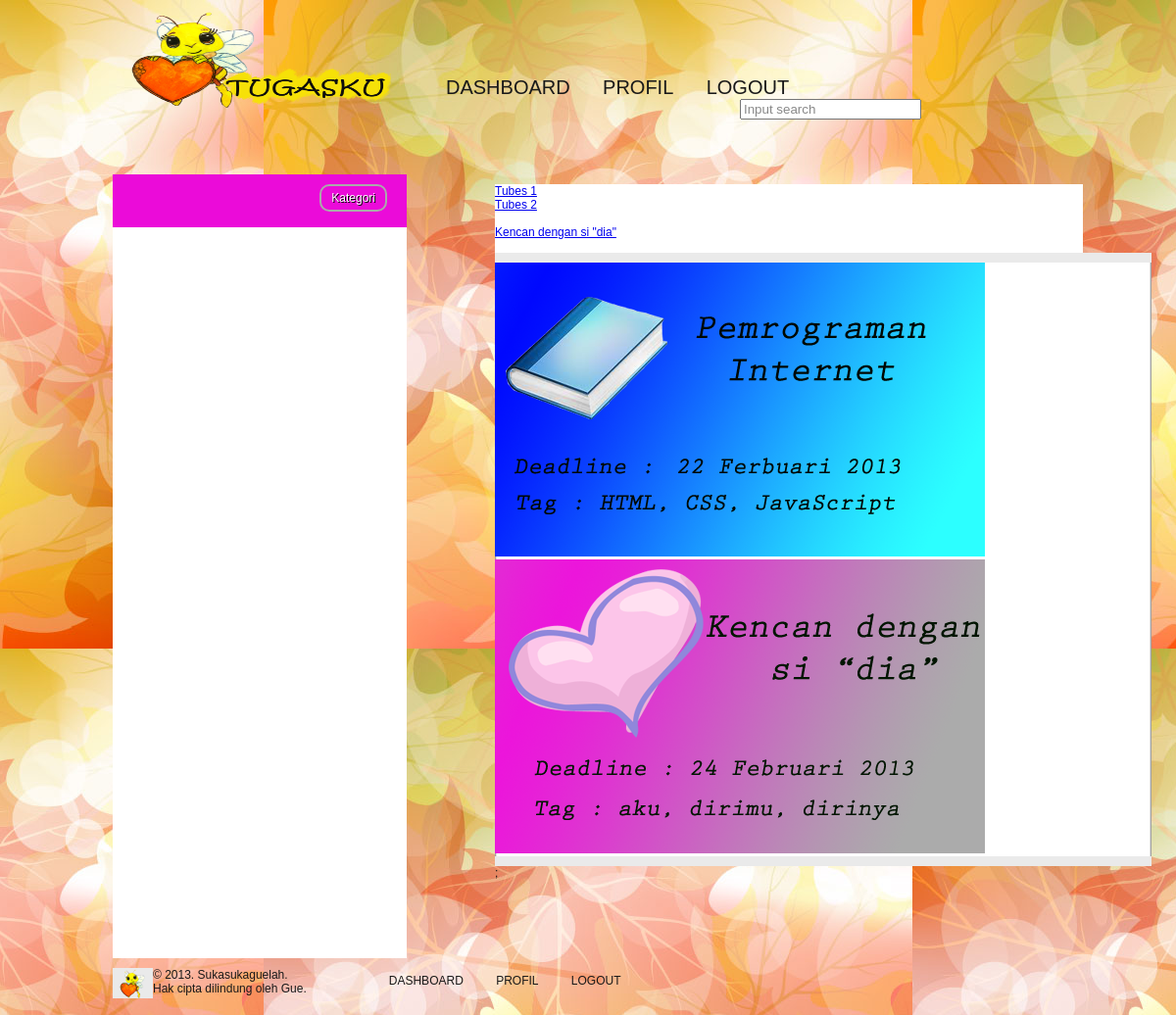
The page /dashboard.php (signed in) on the database its author committed.
### tables this page shows
CREATE TABLE IF NOT EXISTS `tasks` (
  `id` int(11) NOT NULL AUTO_INCREMENT,
  `name` varchar(50) NOT NULL,
  `creator` int(11) NOT NULL,
  `timestamp` datetime NOT NULL,
  `deadline` datetime NOT NULL,
  `category` int(11) NOT NULL,
  PRIMARY KEY (`id`),
  KEY `tasks_ibfk1` (`creator`),
  KEY `tasks_ibfk2` (`category`)
);

### dashboard.php (the view, shortened to what this page needs)
<?php
$host="localhost";
$username="progin";
$password="progin";
$db_name="progin_405_13510011";
$con=mysqli_connect($host,$username,$password,$db_name);
$result=mysqli_query($con,"SELECT DISTINCT `category` FROM `tasks`");
$cats=mysqli_num_rows($result);
?>
<!DOCTYPE html>
<html xmlns="http://www.w3.org/1999/xhtml">
	<head>
		<link rel="stylesheet" type="text/css" href="style.css" title="style1" />
		<link rel="stylesheet" type="text/css" href="style2.css" title="style2" />
	</head>
	<body id="dashboardbackground">
		<div id="wrapper">
			<div id="header">
				<div id="logo">
					<a href="dashboard.php"><img src="images/logo.png" alt="Logo" width="300" height="100" /></a>
				</div>
				<div id="menu">
					<ul>
						<li id="menudb"><a href="dashboard.php">DASHBOARD</a></li>
						<li id="menuprof"><a href="profil.php">PROFIL</a></li>
						<li id="menulo"><a href="logout.php">LOGOUT</a></li>
					</ul>
                                    <div class ="searchoption">
                                        <input class="searchbox" type="text" value="Input search" onfocus="searchFocus(this)" onblur="searchBox(this)" />
                                    </div>
                                 </div>
			</div>
			<div id="main2">
                            <div id ="dashboardcontainer">
                                <div id ="staticcomponentlist">
                                    <div class ="letterpanel">
                                    <a href="#login_form" id="login_pop">Kategori</a>
                                    </div>
                                </div>
                                <div id="rincian">
									<?php
									for ($idc=1; $idc<=$cats; $idc++) {
										echo "<div id='".$idc."'>";
										$result3=mysqli_query($con,"SELECT * FROM `tasks` WHERE category='$idc'");
										while ($task=mysqli_fetch_array($result3)) {
											echo "<a href='rinciantugas.php'>".$task['name']."</a><br />";
										}
										echo "<br /></div>";
									}
									?>
                                    <div class="atas"></div>
									<div class="tengah"><img src ="images/ProginBig.png" alt="task" />
									<img src ="images/DateBig.png" alt="tasklv" /></div>
									<div class="bawah"></div>;
								</div>
				</div>
		<div id="footer">
				<div id="little">
				</div>
				<div id="siteinfo">
					&copy; 2013. Sukasukaguelah.<br />
					Hak cipta dilindung oleh Gue.
				</div>
				<div id="botlink">
				<ul>
					<li><a href="dashboard.php">DASHBOARD</a></li>
					<li><a href="profil.php">PROFIL</a></li>
					<li><a href="javascript:void(0)" onclick="validateLogout()">LOGOUT</a></li>
				</ul>
				</div>
                </div>
		</div>
                </div>
	</body>
</html>

### style.css (style rules this page uses)
body { background: #eaeaea url('images/bg.png') repeat-x top center; font-family: Arial, sans-serif; color: #191919; font-size: 12px; margin: 0; padding: 0; }
a img { border: 0; padding: 0; margin: 0; }
#wrapper { margin: 0 auto; width: 970px; }
#header { width: 980px; height: 100px; margin: 0; padding: 10px 0 0 0; }
#logo { float: left; width: 300px; height: 50px; margin: 0 0 0 10px; padding: 0; }
#menu { float: left; width: 500px; height: 100px; padding: 68px 0 0 15px; }
#menu ul { list-style: none; margin: 0; padding: 0; }
#menu li { display: inline; font-family: Impact, sans-serif; font-size: 20px; padding: 15px; }
#menu li a { color: #191919; text-decoration: none; }
#main2 { clear : both; margin : 0; padding : 0 0 10px 0; float : left; width : 1000px; }
.atas { background: #eaeaea url('images/atas.png') no-repeat top center; width: 670px; height: 10px; }
.tengah { background: #eaeaea url('images/tengah.png') repeat-y top center; width: 670px; padding: 0; margin: 0 auto; }
.bawah { background: #eaeaea url('images/bawah.png') no-repeat top center; width: 670px; height: 10px; }
#footer { margin: 0; padding: 10px 0 0 0; clear: both; }
#little { margin: 0; background: #eaeaea url('images/logo2.png') no-repeat center center; padding: 0 0 0 10px; height: 31px; width: 31px; float: left; }
#siteinfo { float: left; color: #191919; margin: 0; padding: 0 0 10px 0; }
#botlink { float: left; padding: 6px 0 0 69px; }
#botlink ul { list-style: none; margin: 0; padding: 0; }
#botlink li { display: inline; padding: 15px; }
#botlink li a { color: #191919; text-decoration: none; }
.searchoption input { float : right; color : #888; }
#dashboardcontainer { width : 100%; }
#staticcomponentlist { background-color: #ffffff; float:left; width:30%; height : 800px; }
#rincian { background-color: #ffffff; margin : 10px; width : 600px; height : 400px; float: right; }
.letterpanel { background-color: #eb0bd9; height: 34px; padding: 10px; }
.letterpanel a#login_pop { border: 2px solid #aaa; color: #fff; display: block; float: right; margin-right: 10px; padding: 5px 10px; text-decoration: none; text-shadow: 1px 1px #000; -webkit-border-radius: 10px; -moz-border-radius: 10px; -ms-border-radius: 10px; -o-border-radius: 10px; border-radius: 10px; }
#dashboardbackground { background-image:url('images/dashboard.jpg'); background-repeat: repeat; }

### style2.css (style rules this page uses)
body { font-family: Trebuchet MS, sans-serif; color: #191919; font-size: 12px; margin: 0; padding: 0; }
a img { border: 0; padding: 0; margin: 0; }
#wrapper { margin: 0 auto; width: 1080px; }
#header { width: 980px; height: 100px; margin: 0; padding: 10px 0 0 0; }
#logo { float: left; width: 325px; height: 100px; margin: 0 0 0 0; padding: 0; }
#menu { float: left; width: 375px; height: 57px; padding: 68px 0 0 45px; }
#menu ul { list-style: none; margin: 0; padding: 0; }
#menu li { display: inline; font-family: Arial Black, sans-serif; font-size: 14px; padding: 15px; }
#menu li a { color: #191919; text-decoration: none; }
.atas { background: #fff7cc url('images/atas2.png') no-repeat top center; width: 711px; height: 56px; }
.tengah { background: #fff7cc url('images/tengah2.png') repeat-y top center; width: 711px; padding: 0; margin: 0; }
.bawah { background: #fff7cc url('images/bawah2.png') no-repeat top center; width: 711px; height: 56px; }
#footer { margin: 0; padding: 10px 0 0 0; clear: both; }
#little { margin: 0; background: #fff7cc url('images/logo2.png') no-repeat center center; padding: 0 0 0 10px; height: 31px; width: 31px; float: left; }
#siteinfo { float: left; color: #191919; margin: 0; padding: 0 0 50px 0; }
#botlink { float: left; padding: 6px 0 0 69px; }
#botlink ul { list-style: none; margin: 0; padding: 0; }
#botlink li { display: inline; padding: 15px; }
#botlink li a { color: #191919; text-decoration: none; }

### rows shown on the page
tasks: name "Tubes 1"
tasks: name "Tubes 2"
tasks: name "Kencan dengan si \"dia\""
